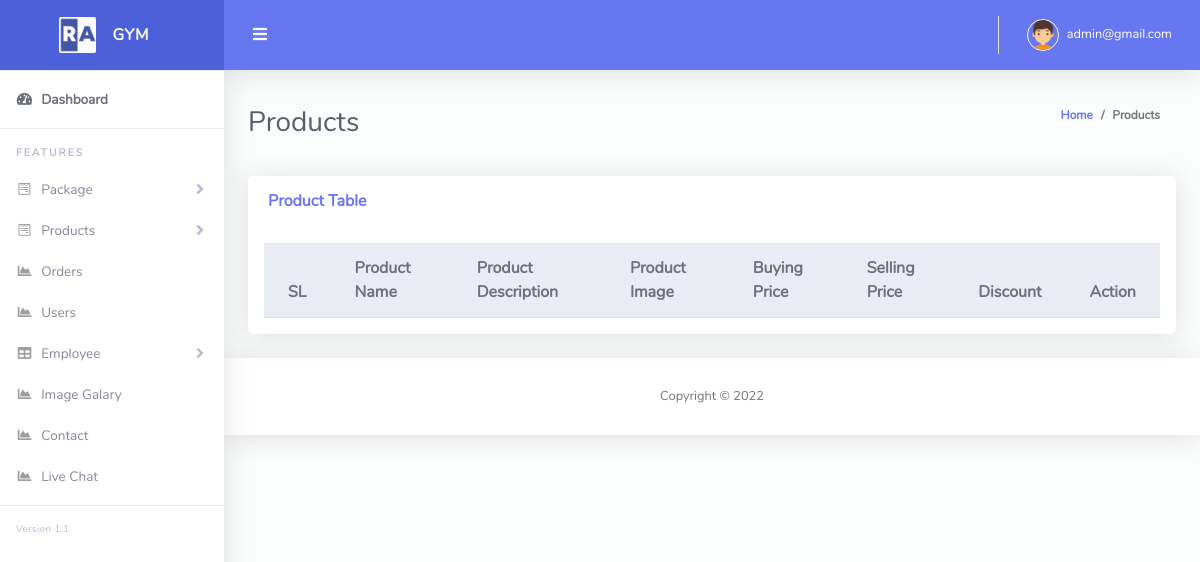
/admin/product.php (signed in), run on an earlier commit of the app's database.
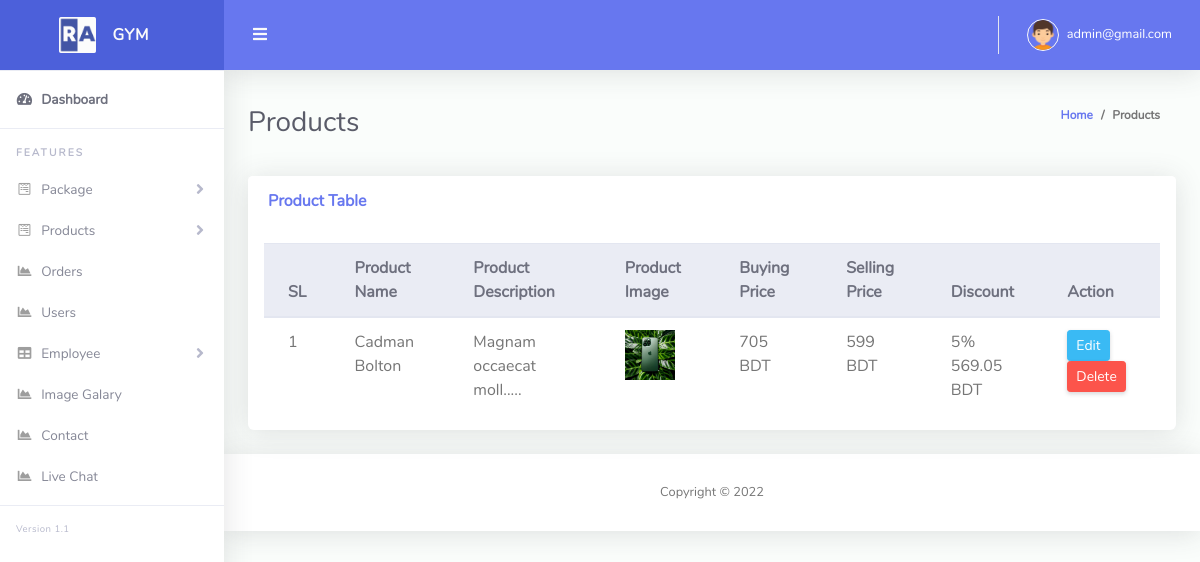
And on a later commit of the database.
### tables this page shows
CREATE TABLE `product_table` (
  `id` int(11) NOT NULL,
  `name` varchar(255) NOT NULL,
  `description` text NOT NULL,
  `image` varchar(255) NOT NULL,
  `buying_price` int(11) NOT NULL,
  `selling_price` int(11) NOT NULL,
  `discount` int(11) NOT NULL,
  `soft_delete` tinyint(4) NOT NULL DEFAULT 0
);

### Classes/DB.php (called while the page is built, shortened)
<?php
class DB
{
    public function connect(){
        $this->conn = new mysqli("localhost","root","","gym");
        if ($this->conn->connect_error) {
          die("Connection failed: " . $this->conn->connect_error);
        }
        else{
            return $msg =  "connected";
        }
    }
}
?>

### Classes/ProductClass.php (called while the page is built, shortened)
<?php
include_once 'db.php';
class ProductClass extends DB
{
    public function viewProduct(){
        $qry = "SELECT * FROM product_table where soft_delete = 0 " ;
        $result = $this->conn->query($qry);
        return $result;
    }
}
?>

### Classes/FormatClass.php (called while the page is built, shortened)
<?php
Class Format{
    public function textShorten($text, $limit = 400){
        $text = $text . " ";
        $text = substr($text, 0, $limit);
        $text = substr($text, 0, strrpos($text, ' '));
        $text = $text . ".....";
        return $text;
    }
}
?>

### admin/product.php (the view, shortened to what this page needs)
<?php include 'layouts/header.php';
?>
<div class="container-fluid" id="container-wrapper">
    <div class="d-sm-flex align-items-center justify-content-between mb-4">
        <h1 class="h3 mb-0 text-gray-800">Products</h1>
        <ol class="breadcrumb">
            <li class="breadcrumb-item"><a href="./">Home</a></li>
            <li class="breadcrumb-item">Products</li>
        </ol>
    </div>
    <div class="row">
        <div class="col-lg-12">
            <div class="card mb-4">
                <div class="card-header py-3 d-flex flex-row align-items-center justify-content-between">
                    <h6 class="m-0 font-weight-bold text-primary">Product Table</h6>
                </div>
                <div class="table-responsive p-3">
                    <table class="table align-items-center table-flush" id="dataTable">
                        <thead class="thead-light">
                            <tr>
                                <th>SL</th>
                                <th>Product Name</th>
                                <th>Product Description</th>
                                <th>Product Image</th>
                                <th>Buying Price</th>
                                <th>Selling Price</th>
                                <th>Discount</th>
                                <th>Action</th>
                            </tr>
                        </thead>
                        <tbody>
                            <?php
                            $i = 0;
                            $view = $product->viewProduct();
                            foreach($view as $value){
                                $i++;
                            ?>
                            <tr>
                                <td><?php echo $i; ?></td>
                                <td><?php echo $value['name']; ?></td>
                                <td><?php echo $fm->textShorten($value['description'], 100); ?></td>
                                <td><img src="<?php echo $value['image']; ?>" height="50px" width="50px"/></td>
                                <td><?php echo $value['buying_price']; ?> BDT</td>
                                <td><?php echo $value['selling_price']; ?> BDT</td>
                                <td><?php echo $value['discount']; ?>% <br> <?php echo $value['selling_price']-(($value['selling_price']*$value['discount'])/100) ?>  BDT
                                </td>
                                <td>
                                    <a href="edit_product.php?productid=<?php echo $value['id'] ;?>" class="btn btn-sm btn-info">Edit</a>
                                    <a onclick="return confirm('Are you sure to Delete?');" href="?delProduct=<?php echo $value['id'] ;?>" class="btn btn-sm btn-danger">Delete</a>
                                </td>
                            </tr>
                            <?php } ?>
                        </tbody>
                    </table>
                </div>
            </div>
        </div>
    </div>
</div>
<?php include 'layouts/footer.php'; ?>

### admin/layouts/header.php (shortened to what this page needs)
<?php
include '../Classes/ProductClass.php';
$product = new ProductClass();
include '../Classes/FormatClass.php';
$fm = new Format();
$status = $_SESSION['admin_status'];
?>
<!DOCTYPE html>
<html lang="en">
<head>
  <link href="vendor/fontawesome-free/css/all.min.css" rel="stylesheet" type="text/css">
  <link href="vendor/bootstrap/css/bootstrap.min.css" rel="stylesheet" type="text/css">
  <link href="css/ruang-admin.min.css" rel="stylesheet">
  <link href="vendor/datatables/dataTables.bootstrap4.min.css" rel="stylesheet">
</head>
<body id="page-top">
  <div id="wrapper">
    <ul class="navbar-nav sidebar sidebar-light accordion" id="accordionSidebar">
      <a class="sidebar-brand d-flex align-items-center justify-content-center" href="index.php">
        <div class="sidebar-brand-icon">
          <img src="img/logo/logo2.png">
        </div>
        <div class="sidebar-brand-text mx-3">GYM</div>
      </a>
      <hr class="sidebar-divider my-0">
      <li class="nav-item active">
        <a class="nav-link" href="index.php">
          <i class="fas fa-fw fa-tachometer-alt"></i>
          <span>Dashboard</span></a>
      </li>
      <hr class="sidebar-divider">
      <div class="sidebar-heading">
        Features
      </div>
      <li class="nav-item">
        <a class="nav-link collapsed" href="#" data-toggle="collapse" data-target="#collapseForm" aria-expanded="true"
          aria-controls="collapseForm">
          <i class="fab fa-fw fa-wpforms"></i>
          <span>Package</span>
        </a>
      </li>
      <li class="nav-item">
        <a class="nav-link collapsed" href="#" data-toggle="collapse" data-target="#collapseForm1" aria-expanded="true"
          aria-controls="collapseForm">
          <i class="fab fa-fw fa-wpforms"></i>
          <span>Products</span>
        </a>
      </li>
      <li class="nav-item">
        <a class="nav-link" href="order.php">
          <i class="fas fa-fw fa-chart-area"></i>
          <span>Orders</span>
        </a>
      </li>
      <li class="nav-item">
        <a class="nav-link" href="users.php">
          <i class="fas fa-fw fa-chart-area"></i>
          <span>Users</span>
        </a>
      </li>
      <li class="nav-item">
        <a class="nav-link collapsed" href="#" data-toggle="collapse" data-target="#collapseTable" aria-expanded="true"
          aria-controls="collapseTable">
          <i class="fas fa-fw fa-table"></i>
          <span>Employee</span>
        </a>
      </li>
      <li class="nav-item">
        <a class="nav-link" href="images.php">
          <i class="fas fa-fw fa-chart-area"></i>
          <span>Image Galary</span>
        </a>
      </li>
      <li class="nav-item">
        <a class="nav-link" href="contact.php">
          <i class="fas fa-fw fa-chart-area"></i>
          <span>Contact</span>
        </a>
      </li>
      <?php  if ($status==0) { ?>
      <li class="nav-item">
        <a target="_blank" class="nav-link" href=" https://dashboard.tawk.to/?lang=en#/chat">
          <i class="fas fa-fw fa-chart-area"></i>
          <span>Live Chat</span>
        </a>
      </li>
      <?php } ?>
      <hr class="sidebar-divider">
      <div class="version" id="version-ruangadmin"></div>
    </ul>
    <div id="content-wrapper" class="d-flex flex-column">
      <div id="content">
        <nav class="navbar navbar-expand navbar-light bg-navbar topbar mb-4 static-top">
          <button id="sidebarToggleTop" class="btn btn-link rounded-circle mr-3">
            <i class="fa fa-bars"></i>
          </button>
          <ul class="navbar-nav ml-auto">
            <li class="nav-item dropdown no-arrow">
              <a class="nav-link dropdown-toggle" href="#" id="userDropdown" role="button" data-toggle="dropdown"
                aria-haspopup="true" aria-expanded="false">
                <img class="img-profile rounded-circle" src="img/boy.png" style="max-width: 60px">
                <span class="ml-2 d-none d-lg-inline text-white small"><?php echo  $_SESSION['admin_email']; ?></span>
              </a>
            </li>
          </ul>
        </nav>

### admin/layouts/footer.php (shortened to what this page needs)
<footer class="sticky-footer bg-white">
  <div class="container my-auto">
    <div class="copyright text-center my-auto">
      <span>Copyright &copy; <script> document.write(new Date().getFullYear()); </script>
      </span>
    </div>
  </div>
</footer>
    </div>
  </div>
</body>
</html>

What changed in the data, as far as the page shows it:
added product_table: name "Cadman Bolton", description "Magnam occaecat moll.....", image (picture), buying_price "705", selling_price "599", discount "5", $value['selling_price']-(($value['selling_price']*$value['discount'])/100) "569.05"
